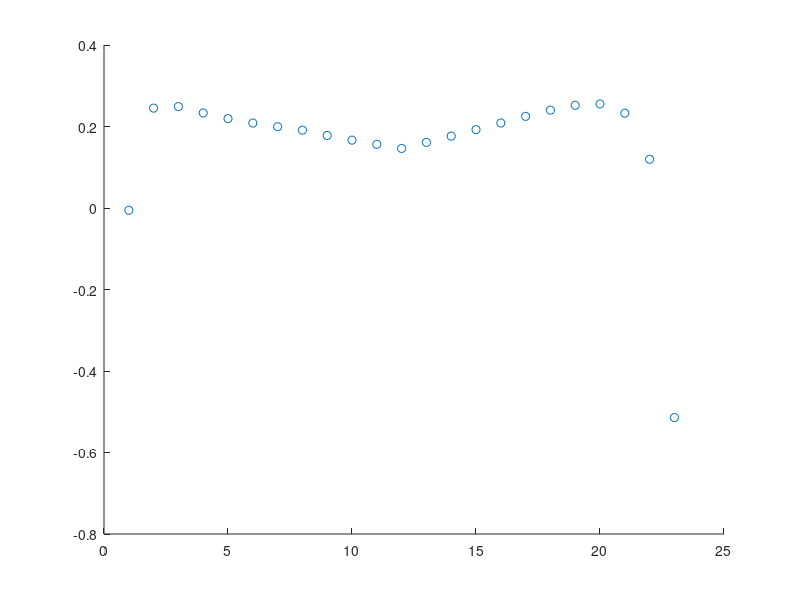

MATLAB code for this plot:
function k = plotK
T=1:24;
P=[0.9005608464302958,0.8367423804991914,0.7890108461156795,0.7456944416744423,0.7004560629381782,0.6506367514096876,0.5961206794439693,0.5385102640448087,0.5035437110135517,0.4710781234051797,0.44253506821401933,0.4218361448959889,0.4122667403046987,0.4162373882345549,0.43511030863881023,0.4691039029658156,0.5172820940502202,0.5776290074332268,0.6472030852209465,0.7223587922671959,0.7990190675955129,0.8729779681897424,0.9402108220275376,0.997168804108945];
% R=@(k)1-(1-P(1)).*exp(-(2/3*(12-abs(12-T(1)))).*k);
% R0=0.9;
% f=@(k)R(k)-R0;
% fsolve(f,0)

R=0.9;
for i=1:23
    k(i)=log((1-P(i))/(1-R))/(1*(12-abs(12-T(i))));
end
hold on
scatter(1:23,k)
k=mean(k(2:end-1))
